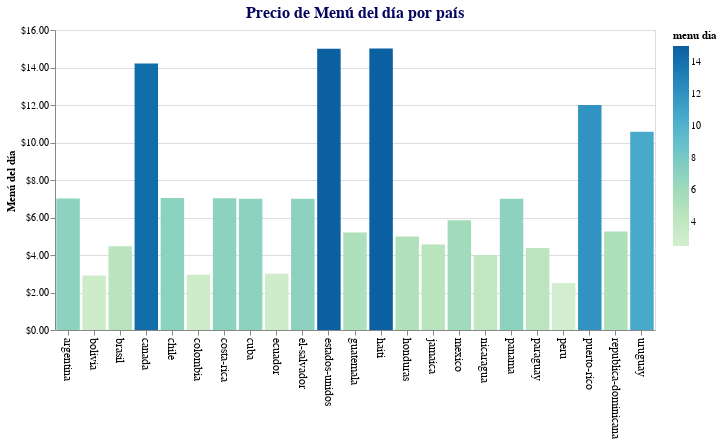

Notebook cell for this chart:
### Code cell
# Gráfico Menú del día
dato = 'menu dia:Q'
titulo = 'Menú del día'

mostrar_producto_pais(dato, titulo)

### Figure 1 — Vega-Lite specification as saved in the notebook (floating-point values rounded to 4 significant figures)
{"config": {"view": {"continuousWidth": 400, "continuousHeight": 300, "strokeWidth": 1}, "title": {"anchor": "middle", "color": "#03045e", "fontSize": 16}}, "data": {"name": "data-8e14bd8ed1cb7116f05f723c50a5948c"}, "mark": "bar", "encoding": {"color": {"field": "menu dia", "scale": {"scheme": "greenblue"}, "type": "quantitative"}, "tooltip": [{"field": "pais", "title": "País", "type": "nominal"}, {"field": "menu dia", "format": "$,.2f", "title": "Menú del día", "type": "quantitative"}], "x": {"axis": {"labelAngle": 90, "labelFontSize": 12}, "field": "pais", "title": "", "type": "nominal"}, "y": {"axis": {"format": "$,.2f", "grid": true, "labelFontSize": 10, "titleAnchor": "middle", "titleAngle": 270}, "field": "menu dia", "title": "Menú del día", "type": "quantitative"}}, "title": "Precio de Menú del día por país", "width": 600, "$schema": "https://vega.github.io/schema/vega-lite/v4.17.0.json", "datasets": {"data-8e14bd8ed1cb7116f05f723c50a5948c": [{"moneda": "ARS", "euro": 116.5, "dolar": 102.7, "salario": 402.2, "poblacion": 40120000.0, "capital": "Buenos Aires", "agua": 0.82, "refresco": 1.11, "cafe": 1.63, "cerveza imp": 1.95, "Cerveza nac": 1.5, "hamburguesa": 6.04, "carta": 29.21, "menu dia": 7.01, "url": "https://preciosmundi.com/argentina/", "pais": "argentina"}, {"moneda": "BOB", "euro": 7.793, "dolar": 6.871, "salario": 480.2, "poblacion": 10030000.0, "capital": "Sucre", "agua": 0.71, "refresco": 0.81, "cafe": 2.55, "cerveza imp": 2.91, "Cerveza nac": 2.08, "hamburguesa": 6.55, "carta": 20.23, "menu dia": 2.91, "url": "https://preciosmundi.com/bolivia/", "pais": "bolivia"}, {"moneda": "BRL", "euro": 6.318, "dolar": 5.572, "salario": 359.0, "poblacion": 201000000.0, "capital": "Brasilia", "agua": 0.54, "refresco": 0.88, "cafe": 1.29, "cerveza imp": 2.67, "Cerveza nac": 1.44, "hamburguesa": 5.37, "carta": 21.36, "menu dia": 4.47, "url": "https://preciosmundi.com/brasil/", "pais": "brasil"}, {"moneda": "CAD", "euro": 1.437, "dolar": 1.267, "salario": 2763.0, "poblacion": 35160000.0, "capital": "Ottawa", "agua": 1.45, "refresco": 1.8, "cafe": 3.47, "cerveza imp": 5.92, "Cerveza nac": 4.74, "hamburguesa": 8.68, "carta": 59.2, "menu dia": 14.21, "url": "https://preciosmundi.com/canada/", "pais": "canada"}, {"moneda": "CLP", "euro": 966.2, "dolar": 852.0, "salario": 569.7, "poblacion": 16630000.0, "capital": "Santiago", "agua": 0.99, "refresco": 1.17, "cafe": 2.35, "cerveza imp": 3.52, "Cerveza nac": 2.93, "hamburguesa": 5.87, "carta": 43.43, "menu dia": 7.04, "url": "https://preciosmundi.com/chile/", "pais": "chile"}, {"moneda": "COP", "euro": 4610.0, "dolar": 4065.0, "salario": 304.0, "poblacion": 47390000.0, "capital": "Bogotá", "agua": 0.52, "refresco": 0.66, "cafe": 1.08, "cerveza imp": 1.72, "Cerveza nac": 0.91, "hamburguesa": 4.43, "carta": 17.22, "menu dia": 2.95, "url": "https://preciosmundi.com/colombia/", "pais": "colombia"}, {"moneda": "CRC", "euro": 725.5, "dolar": 639.7, "salario": 758.0, "poblacion": 4652000.0, "capital": "San José", "agua": 1.36, "refresco": 1.53, "cafe": 2.5, "cerveza imp": 3.91, "Cerveza nac": 2.34, "hamburguesa": 7.03, "carta": 39.08, "menu dia": 7.03, "url": "https://preciosmundi.com/costa-rica/", "pais": "costa-rica"}, {"moneda": "CUC", "euro": 1.134, "dolar": 1.0, "salario": 31.2, "poblacion": 11240000.0, "capital": "La Habana", "agua": 1.34, "refresco": 2.32, "cafe": 1.46, "cerveza imp": 2.49, "Cerveza nac": 2.0, "hamburguesa": 5.3, "carta": 27.5, "menu dia": 7.0, "url": "https://preciosmundi.com/cuba/", "pais": "cuba"}, {"moneda": "USD", "euro": 1.134, "dolar": 1.0, "salario": 470.0, "poblacion": 15760000.0, "capital": "Quito", "agua": 0.58, "refresco": 0.77, "cafe": 2.32, "cerveza imp": 3.8, "Cerveza nac": 2.0, "hamburguesa": 6.0, "carta": 30.0, "menu dia": 3.0, "url": "https://preciosmundi.com/ecuador/", "pais": "ecuador"}, {"moneda": "USD", "euro": 1.134, "dolar": 1.0, "salario": 370.0, "poblacion": 6328000.0, "capital": "San Salvador", "agua": 0.69, "refresco": 0.67, "cafe": 2.68, "cerveza imp": 3.0, "Cerveza nac": 1.5, "hamburguesa": 6.0, "carta": 30.0, "menu dia": 7.0, "url": "https://preciosmundi.com/el-salvador/", "pais": "el-salvador"}, {"moneda": "USD", "euro": 1.134, "dolar": 1.0, "salario": 3600.0, "poblacion": 316000000.0, "capital": "Washington D. C.", "agua": 1.56, "refresco": 1.95, "cafe": 4.4, "cerveza imp": 6.0, "Cerveza nac": 5.0, "hamburguesa": 8.0, "carta": 60.0, "menu dia": 15.0, "url": "https://preciosmundi.com/estados-unidos/", "pais": "estados-unidos"}, {"moneda": "GTQ", "euro": 8.722, "dolar": 7.691, "salario": 468.1, "poblacion": 15770000.0, "capital": "Ciudad de Guatemala", "agua": 0.68, "refresco": 0.95, "cafe": 2.24, "cerveza imp": 2.6, "Cerveza nac": 1.95, "hamburguesa": 5.85, "carta": 32.51, "menu dia": 5.2, "url": "https://preciosmundi.com/guatemala/", "pais": "guatemala"}, {"moneda": "HTG", "euro": 113.3, "dolar": 99.93, "salario": 783.5, "poblacion": 9800000.0, "capital": "Puerto Príncipe", "agua": 2.4, "refresco": 1.61, "cafe": 3.8, "cerveza imp": 5.5, "Cerveza nac": 4.0, "hamburguesa": 15.01, "carta": 65.05, "menu dia": 15.01, "url": "https://preciosmundi.com/haiti/", "pais": "haiti"}, {"moneda": "HNL", "euro": 27.72, "dolar": 24.44, "salario": 499.2, "poblacion": 8555000.0, "capital": "Tegucigalpa", "agua": 0.72, "refresco": 0.9, "cafe": 1.66, "cerveza imp": 2.95, "Cerveza nac": 1.82, "hamburguesa": 6.01, "carta": 24.96, "menu dia": 4.99, "url": "https://preciosmundi.com/honduras/", "pais": "honduras"}, {"moneda": "JMD", "euro": 174.0, "dolar": 153.4, "salario": 606.8, "poblacion": 2736000.0, "capital": "Kingston", "agua": 0.69, "refresco": 0.89, "cafe": 2.54, "cerveza imp": 2.61, "Cerveza nac": 1.96, "hamburguesa": 5.21, "carta": 42.37, "menu dia": 4.56, "url": "https://preciosmundi.com/jamaica/", "pais": "jamaica"}, {"moneda": "MXN", "euro": 23.24, "dolar": 20.5, "salario": 556.2, "poblacion": 112300000.0, "capital": "Ciudad de México", "agua": 0.63, "refresco": 0.85, "cafe": 2.26, "cerveza imp": 2.93, "Cerveza nac": 1.46, "hamburguesa": 5.86, "carta": 29.28, "menu dia": 5.86, "url": "https://preciosmundi.com/mexico/", "pais": "mexico"}, {"moneda": "NIO", "euro": 40.01, "dolar": 35.28, "salario": 263.6, "poblacion": 6071000.0, "capital": "Managua", "agua": 0.78, "refresco": 0.83, "cafe": 2.13, "cerveza imp": 2.49, "Cerveza nac": 1.21, "hamburguesa": 5.95, "carta": 26.07, "menu dia": 4.0, "url": "https://preciosmundi.com/nicaragua/", "pais": "nicaragua"}, {"moneda": "USD", "euro": 1.134, "dolar": 1.0, "salario": 740.0, "poblacion": 3406000.0, "capital": "Panamá", "agua": 1.12, "refresco": 1.43, "cafe": 2.95, "cerveza imp": 3.0, "Cerveza nac": 2.0, "hamburguesa": 7.0, "carta": 45.0, "menu dia": 7.0, "url": "https://preciosmundi.com/panama/", "pais": "panama"}, {"moneda": "PYG", "euro": 7776.0, "dolar": 6856.0, "salario": 325.6, "poblacion": 6673000.0, "capital": "Asunción", "agua": 0.48, "refresco": 0.86, "cafe": 1.76, "cerveza imp": 1.75, "Cerveza nac": 1.46, "hamburguesa": 4.45, "carta": 21.88, "menu dia": 4.38, "url": "https://preciosmundi.com/paraguay/", "pais": "paraguay"}, {"moneda": "PEN", "euro": 4.51, "dolar": 3.977, "salario": 377.2, "poblacion": 30480000.0, "capital": "Lima", "agua": 0.44, "refresco": 0.62, "cafe": 2.14, "cerveza imp": 3.02, "Cerveza nac": 1.79, "hamburguesa": 4.53, "carta": 17.6, "menu dia": 2.51, "url": "https://preciosmundi.com/peru/", "pais": "peru"}, {"moneda": "USD", "euro": 1.134, "dolar": 1.0, "salario": 1900.0, "poblacion": 3707000.0, "capital": "San Juan", "agua": 1.12, "refresco": 1.22, "cafe": 2.79, "cerveza imp": 3.0, "Cerveza nac": 2.0, "hamburguesa": 7.1, "carta": 58.0, "menu dia": 12.0, "url": "https://preciosmundi.com/puerto-rico/", "pais": "puerto-rico"}, {"moneda": "DOP", "euro": 64.65, "dolar": 57.01, "salario": 338.5, "poblacion": 10090000.0, "capital": "Santo Domingo", "agua": 0.63, "refresco": 0.88, "cafe": 1.79, "cerveza imp": 4.39, "Cerveza nac": 2.46, "hamburguesa": 6.67, "carta": 35.08, "menu dia": 5.26, "url": "https://preciosmundi.com/republica-dominicana/", "pais": "republica-dominicana"}, {"moneda": "UYU", "euro": 50.42, "dolar": 44.46, "salario": 607.2, "poblacion": 3286000.0, "capital": "Montevideo", "agua": 1.26, "refresco": 1.66, "cafe": 2.9, "cerveza imp": 3.35, "Cerveza nac": 3.35, "hamburguesa": 7.87, "carta": 40.48, "menu dia": 10.57, "url": "https://preciosmundi.com/uruguay/", "pais": "uruguay"}]}}
